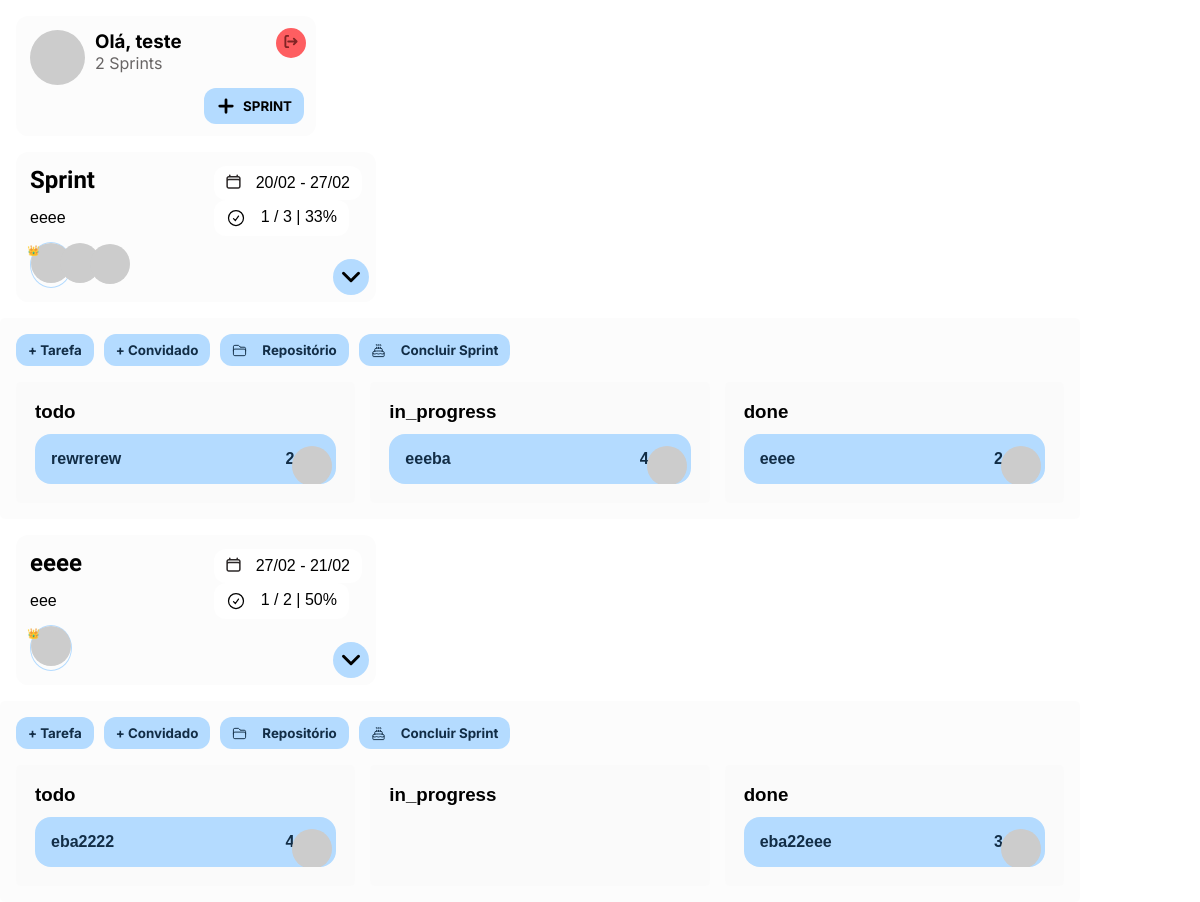
Before: / (signed in) with the older database file.
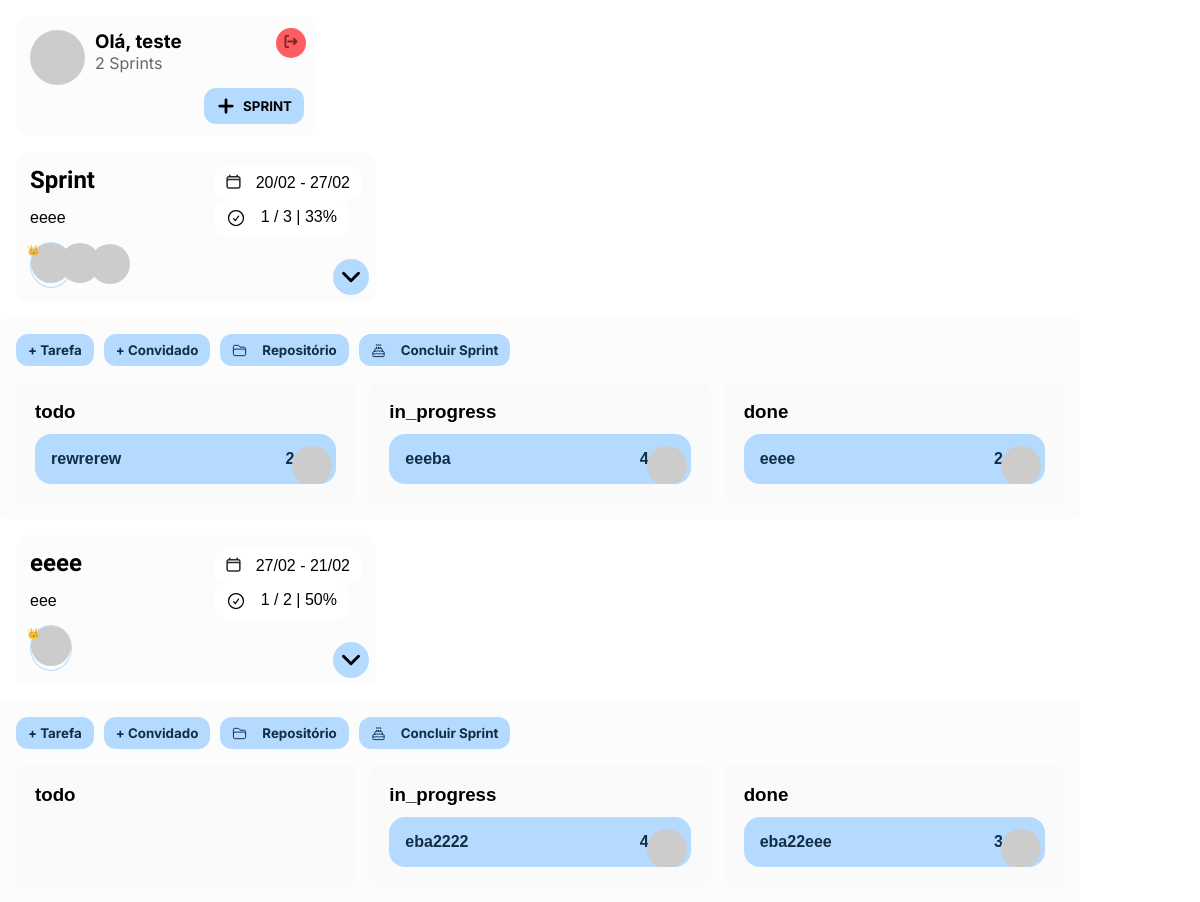
After: the same page with the newer database file.
### sprinter_app/models.py (models this page shows, shortened)
class Task(models.Model):
    STATUS_CHOICES = [
        ('todo', 'TODO'),
        ('in_progress', 'In Progress'),
        ('done', 'Done'),
    ]
    sprint = models.ForeignKey(Sprint, on_delete=models.CASCADE, related_name="tasks")
    name = models.CharField(max_length=200)
    description = models.TextField(blank=True)
    status = models.CharField(max_length=20, choices=STATUS_CHOICES, default='TODO')
    assigned_to = models.ForeignKey(User, on_delete=models.SET_NULL, null=True, blank=True, related_name="tasks")
    created_at = models.DateTimeField(auto_now_add=True)
    updated_at = models.DateTimeField(auto_now=True)
    storyPoints = models.IntegerField(default=1)

### sprinter_app/views.py (the view)
# urls.py: path('', views.mainPage, name='mainPage'),
def mainPage(request):
    if not request.user.is_authenticated:
        return redirect('account_login')
    user = request.user
    sprints = Sprint.objects.filter(Q(created_by=user) | Q(users=user)).distinct()
    sprint_list = []
    for sprint in sprints:
        users_info = []
        creator_info = None
        for participant in sprint.users.all():
            photo_url = get_user_photo(participant.email)
            participant_info = {
                'username': participant.username,
                'first_name': participant.first_name,
                'last_name': participant.last_name,
                'email': participant.email,
                'photo': photo_url,
                'initials': participant.first_name[0] + participant.last_name[0] if participant.first_name and participant.last_name else '',
                'isCreator': participant.email == sprint.created_by.email
            }
            print(sprint.name)
            print(participant_info)
            if participant.email == sprint.created_by.email:
                creator_info = participant_info
            else:
                users_info.append(participant_info)
        if creator_info:
            users_info.insert(0, creator_info)
        tasks = sprint.tasks.all()
        tasks_done = sprint.tasks.filter(status="done")
        task_list = []
        for task in tasks:
            responsible = {
                'email': task.assigned_to.email,
                'name': task.assigned_to.first_name,
                'picture': get_user_photo(task.assigned_to.email),
            }
            task_list.append({
                'id': task.id,
                'name': task.name,
                'status': task.status,
                'responsible': responsible,
                'storyPoints': task.storyPoints
            })
        if len(task_list) > 0:
            percentage_done = (len(tasks_done) / len(task_list)) * 100
            percentage_done = round(percentage_done)
        else:
            percentage_done = 0
        stats = {
            'percentageDone': percentage_done,
            'tasksQuantity': len(task_list),
            'doneTasksQuantity': len(tasks_done)
        }
        sprint_list.append({
            'id': sprint.id,
            'name': sprint.name,
            'start_date': sprint.start_date.strftime("%d/%m"),
            'end_date': sprint.end_date.strftime("%d/%m"),
            'created_by': sprint.created_by.username,
            'users': users_info,
            'tasks': task_list,
            'stats': stats,
            'description': sprint.description
        })
    context = {
        'is_authenticated': True,
        'username': user.get_short_name(),
        'email': user.email,
        'userPicture': get_user_photo(user.email),
        'sprints': sprint_list,
        'quantitySprints': len(sprint_list),
    }
    return render(request, 'mainPage.html', context)

### sprinter_app/templatetags/custom_filters.py (called while the page is built)
@register.filter
def multiply(value, arg):
    return value * arg

### sprinter_app/views.py (called while the page is built)
def get_user_photo(email):
    user_obj = User.objects.get(email=email)
    social_account = user_obj.socialaccount_set.first()
    if social_account:
        google_data = social_account.extra_data
        initials_avatar_url = f"https://robohash.org/{user_obj.email}"
        picture_url = google_data.get(initials_avatar_url, initials_avatar_url)
        return picture_url
    else:
        print("Este usuário não possui conta social associada.")

### sprinter_app/templates/mainPage.html (shortened to what the changed rows need)
{% load static %}
<!DOCTYPE html>
<html lang="en">
<head>
</head>
<body>
    {% load socialaccount %}
    {% if is_authenticated %}
    {% for sprint in sprints %}
<div class="sprint-info" id="b-{{sprint.id}}">
    <div class="sprint-info__mainInfo">
        <h2 class="sprint-info__title">{{ sprint.name }}</h2>
        <p>{{sprint.description}}</p>
        {% load custom_filters %}
<section class="sprint-info__guestsPicturesWrapper" style="position: relative; width: 40px; height: 40px;">
    {% for participant in sprint.users %}
        <span  class="{% if participant.isCreator %}creator{% endif %}" style="position: absolute; top: 0; left: 0; transform: translateX({{ forloop.counter0|multiply:30 }}px) translateY({{ forloop.counter0|multiply:1 }}px);">
      <img
        src="{{ participant.photo }}"
        alt="{{ participant.first_name }}"
        style="width:40px;height:40px;border-radius:50%;transform: scaleX(-1);"
      >
    </span>
  {% endfor %}
</section>
    </div>
        <div class="sprint-info__details">
            <div class="sprint-info__schedule">
                    <p>
                        {{ sprint.start_date }} -  {{ sprint.end_date }}
                    </p>
            </div>
            <div class="sprint-info__stat">
                <svg xmlns="http://www.w3.org/2000/svg" fill="none" viewBox="0 0 24 24" stroke-width="1.5" stroke="currentColor" class="size-6">
                    <path stroke-linecap="round" stroke-linejoin="round" d="M9 12.75 11.25 15 15 9.75M21 12a9 9 0 1 1-18 0 9 9 0 0 1 18 0Z" />
                </svg>
                <p>
                    {{ sprint.stats.doneTasksQuantity}} / {{ sprint.stats.tasksQuantity}} |
                    {{ sprint.stats.percentageDone}}%
                </p>
        </div>
        <div data-id="{{sprint.id}}" class="sprint-info__dropdownWrapper active">
            <svg data-id="{{sprint.id}}" xmlns="http://www.w3.org/2000/svg" fill="none" viewBox="0 0 24 24" stroke-width="1.5" stroke="currentColor" class="size-6">
                <path stroke-linecap="round" stroke-linejoin="round" d="m19.5 8.25-7.5 7.5-7.5-7.5" />
              </svg>
        </div>
    </div>
</div>
<div class="board" id="b-{{sprint.id}}">
    <div class="sprint-info__actionsBtns">
        <button class="actionBtns__btn" onclick="document.querySelector('#popupAdd-{{ sprint.id }}').classList.add('visible')">+ Tarefa</button>
        <button class="actionBtns__btn" onclick="document.querySelector('#popupAddGuest-{{ sprint.id }}').classList.add('visible')">+ Convidado</button>
        <button class="actionBtns__btn" onclick="document.querySelector('#popupAddGuest-{{ sprint.id }}').classList.add('visible')">
            Repositório
        </button>
        <button class="actionBtns__btn" onclick="document.querySelector('#popupFinishSprint-{{ sprint.id }}').classList.add('visible')">
            Concluir Sprint
        </button>
    </div>
    <div class="board-sections">
        <section data-section="todo" class="sectionDroppable">
            <h3>todo</h3>
            {% for task in sprint.tasks %}
                {% if task.status == 'todo' %}
                    <div class="board-sections__taskCard card" draggable="true" class="card" id="{{ task.id }}">
                        <p>
                            {{ task.name }}
                        </p>
                        <div class="responsibleInfo" >
                                <div class="storyPoints" style="padding-right: 26px;">
                                    {{task.storyPoints}}
                                </div>
                                <img src="{{task.responsible.picture}}" alt="" style="width:40px;height:40px;border-radius:50%;transform: scaleX(-1); position: absolute; bottom: -18px; right:-12px">
                        </div>
                    </div>
                {% endif %}
            {% endfor %}
        </section>
        <section data-section="in-progress" class="sectionDroppable">
            <h3>in_progress</h3>
            {% for task in sprint.tasks %}
                {% if task.status == 'in_progress' %}
                <div class="board-sections__taskCard card"  draggable="true" class="card" id="{{ task.id }}">
                    <p>
                        {{ task.name }}
                    </p>
                    <div class="responsibleInfo" >
                        <div class="storyPoints" style="padding-right: 26px;">
                            {{task.storyPoints}}
                        </div>
                        <img src="{{task.responsible.picture}}" alt="" style="width:40px;height:40px;border-radius:50%;transform: scaleX(-1); position: absolute; bottom: -18px; right:-12px">
                </div>
                </div>
                {% endif %}
            {% endfor %}
        </section>
        <section data-section="done" class="sectionDroppable">
            <h3>done</h3>
            {% for task in sprint.tasks %}
                {% if task.status == 'done' %}
                <div class="board-sections__taskCard card confettiTarget"" draggable="true" class="card" id="{{ task.id }}">
                    <p>
                        {{ task.name }}
                    </p>
                    <div class="responsibleInfo" >
                        <div class="storyPoints" style="padding-right: 26px;">
                            {{task.storyPoints}}
                        </div>
                        <img src="{{task.responsible.picture}}" alt="" style="width:40px;height:40px;border-radius:50%;transform: scaleX(-1); position: absolute; bottom: -18px; right:-12px">
                </div>
                </div>
                {% endif %}
            {% endfor %}
        </section>
    </div>
</div>
{% endfor %}
{% endif %}
</body>
</html>
    {% load socialaccount %}

Changed rows visible on the page:
changed Task "eba2222": status "todo" → "in_progress" (drawn)
Other visible differences:
list line gone: "eba2222"
new list line: "eba2222"
list line gone: "4"
new list line: "4"
